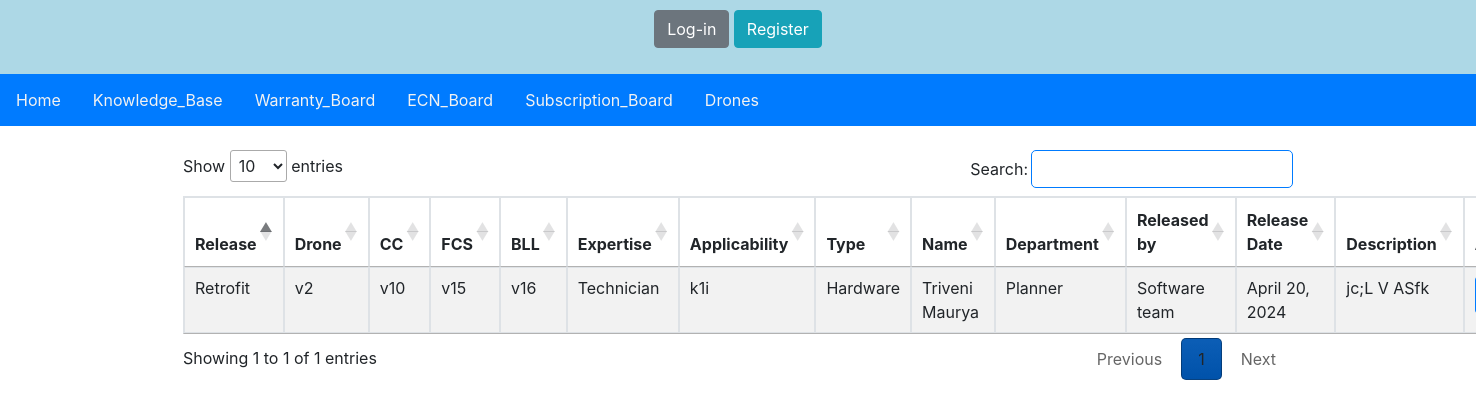
The app's page /release/, older data.
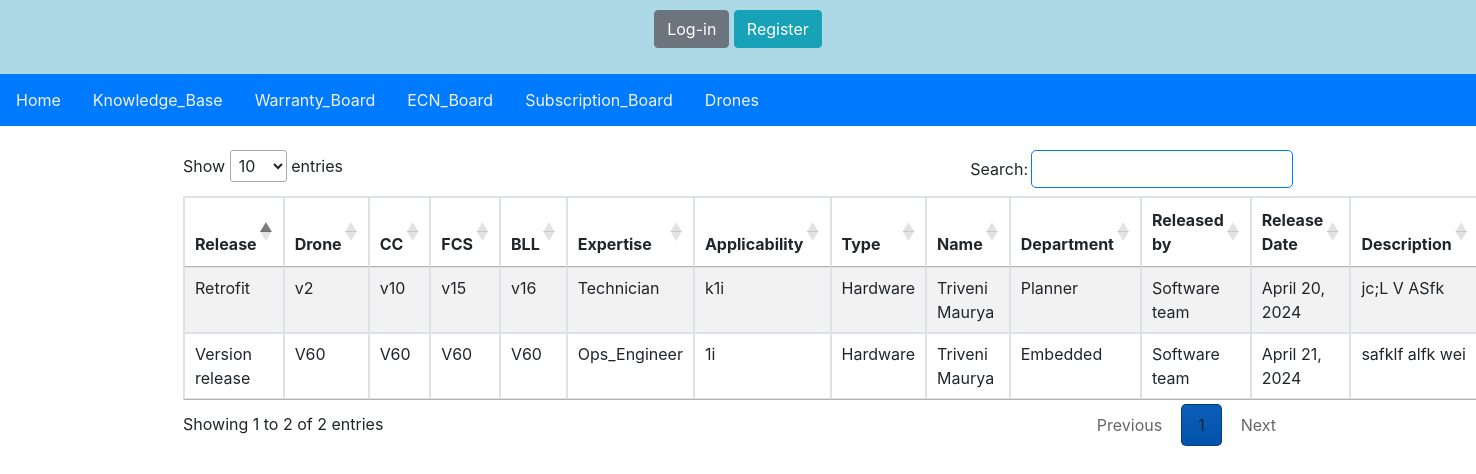
The same page, newer data.
### main/models.py (models this page shows, shortened)
class ECN(models.Model):
    id = models.AutoField(primary_key=True)
    release = models.CharField(max_length=100)
    Drone_version = models.CharField(max_length=100)
    CC_version = models.CharField(max_length=100)
    FCS_version = models.CharField(max_length=100)
    BLL_version = models.CharField(max_length=100)
    expertise = models.CharField(max_length=10, choices=expertise_choice, default=1)
    applicable_on = models.ForeignKey(ProductModel, on_delete=models.CASCADE)
    type = models.CharField(max_length=20, choices=type_choice, default=1)
    name = models.CharField(max_length=100)
    department = models.CharField(max_length=50, choices=department_choice, default=1)
    release_by = models.CharField(max_length=100)
    release_date = models.DateField()
    desc = models.TextField(max_length=2000)
    sop = models.FileField(upload_to='documents/SOP/')
    created_on = models.DateField(auto_now_add=True)

class ProductModel(models.Model):
    id = models.AutoField(primary_key=True)
    model_name = models.CharField(max_length=100)
    product = models.ForeignKey(Product, on_delete=models.CASCADE)
    image = models.ImageField(upload_to='image/productmodel/', height_field=None, width_field=None,
                              max_length=100)
    spec = models.FileField(upload_to='documents/productmodel/')
    description = models.TextField()
    created_on = models.DateField(auto_now=True)
    def __str__(self):
        return self.model_name

### main/views.py (the view)
# urls.py: path('release/', views.release_veiw, name='release'),
def release_veiw(request):
    ecns = ECN.objects.all()
    return render(request, 'release.html', {'ecns': ecns})

### static/templates/release.html (shortened to what this page needs)
{% include 'nav.html' %}
<!DOCTYPE html>
<html lang="en" xmlns="http://www.w3.org/1999/html">
<head>
    <link rel="stylesheet" href="https://stackpath.bootstrapcdn.com/bootstrap/4.5.2/css/bootstrap.min.css">
    <link rel="stylesheet" type="text/css" href="https://cdn.datatables.net/1.11.5/css/jquery.dataTables.css">
</head>
<body>
<div class="container mt-4">
    <div class="row">
        <div class="col-md-12">
            <table id="ecn-table" class="table table-striped table-bordered" style="width:100%">
               <thead>
                <tr>
                    <th>Release</th>
                    <th>Drone</th>
                    <th>CC</th>
                    <th>FCS</th>
                    <th>BLL</th>
                    <th>Expertise</th>
                    <th>Applicability</th>
                    <th>Type</th>
                    <th>Name</th>
                    <th>Department</th>
                    <th>Released by</th>
                    <th>Release Date</th>
                    <th>Description</th>
                    <th>Action</th>
                </tr>
                </thead>
                <tbody>
                {% for ecn in ecns %}
                <tr>
                    <td>{{ ecn.release }}</td>
                    <td>{{ ecn.Drone_version }}</td>
                    <td>{{ ecn.CC_version }}</td>
                    <td>{{ ecn.FCS_version }}</td>
                    <td>{{ ecn.BLL_version }}</td>
                    <td>{{ ecn.get_expertise_display }}</td>
                    <td>{{ ecn.applicable_on }}</td>
                    <td>{{ ecn.get_type_display }}</td>
                    <td>{{ ecn.name }}</td>
                    <td>{{ ecn.get_department_display }}</td>
                    <td>{{ ecn.release_by }}</td>
                    <td>{{ ecn.release_date }}</td>
                    <td>{{ ecn.desc }}</td>
                    <td>
                    </td>
                </tr>
                {% endfor %}
                </tbody>
            </table>
        </div>
    </div>
</div>
</body>
</html>

Row changes from the older to the newer data that the page shows:
added ECN: release "Version release", Drone_version "V60", CC_version "V60", FCS_version "V60", BLL_version "V60", expertise "Ops_Engineer", applicable_on "1i", type "Hardware", name "Triveni Maurya", department "Embedded", release_by "Software team", release_date "April 21, 2024", desc "safklf alfk wei"
Text that changed along with them:
text written by a page script: "Show entries Search: Showing 1 to 1 of 1 entries Previous 1 Next" → "Show entries Search: Showing 1 to 2 of 2 entries Previous 1 Next"
